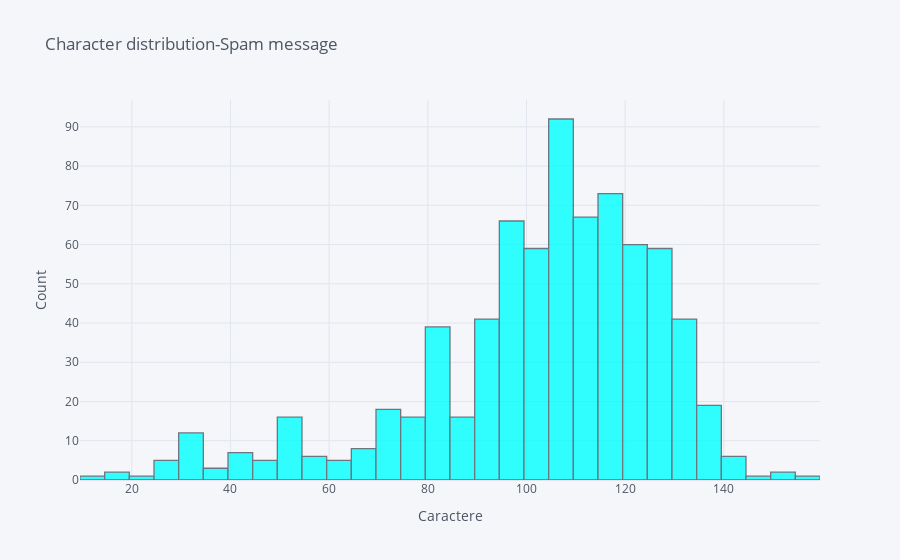

Here is the notebook cell this chart was saved with:
### Code cell
spam_nr_litere['Nr_litere'].iplot( kind = 'hist', colors = 'aqua', bins = 30, 
                         xTitle = 'Caractere', yTitle = 'Count',
                         title = 'Character distribution-Spam message')

### Figure 1 — Plotly figure (JSON) as saved in the notebook; plotly's stock layout.template omitted (floating-point values rounded to 4 significant figures; data arrays with more than 128 entries replaced by an {"elided": "..."} marker saying what was removed)
{"data": [{"histfunc": "count", "histnorm": "", "marker": {"color": "rgba(0, 255, 255, 1.0)", "line": {"color": "#4D5663", "width": 1.3}}, "name": "Nr_litere", "nbinsx": 30, "opacity": 0.8, "orientation": "v", "type": "histogram", "x": {"elided": "747 int values"}}], "layout": {"barmode": "overlay", "legend": {"bgcolor": "#F5F6F9", "font": {"color": "#4D5663"}}, "paper_bgcolor": "#F5F6F9", "plot_bgcolor": "#F5F6F9", "title": {"font": {"color": "#4D5663"}, "text": "Character distribution-Spam message"}, "xaxis": {"gridcolor": "#E1E5ED", "showgrid": true, "tickfont": {"color": "#4D5663"}, "title": {"font": {"color": "#4D5663"}, "text": "Caractere"}, "zerolinecolor": "#E1E5ED"}, "yaxis": {"gridcolor": "#E1E5ED", "showgrid": true, "tickfont": {"color": "#4D5663"}, "title": {"font": {"color": "#4D5663"}, "text": "Count"}, "zerolinecolor": "#E1E5ED"}}}
